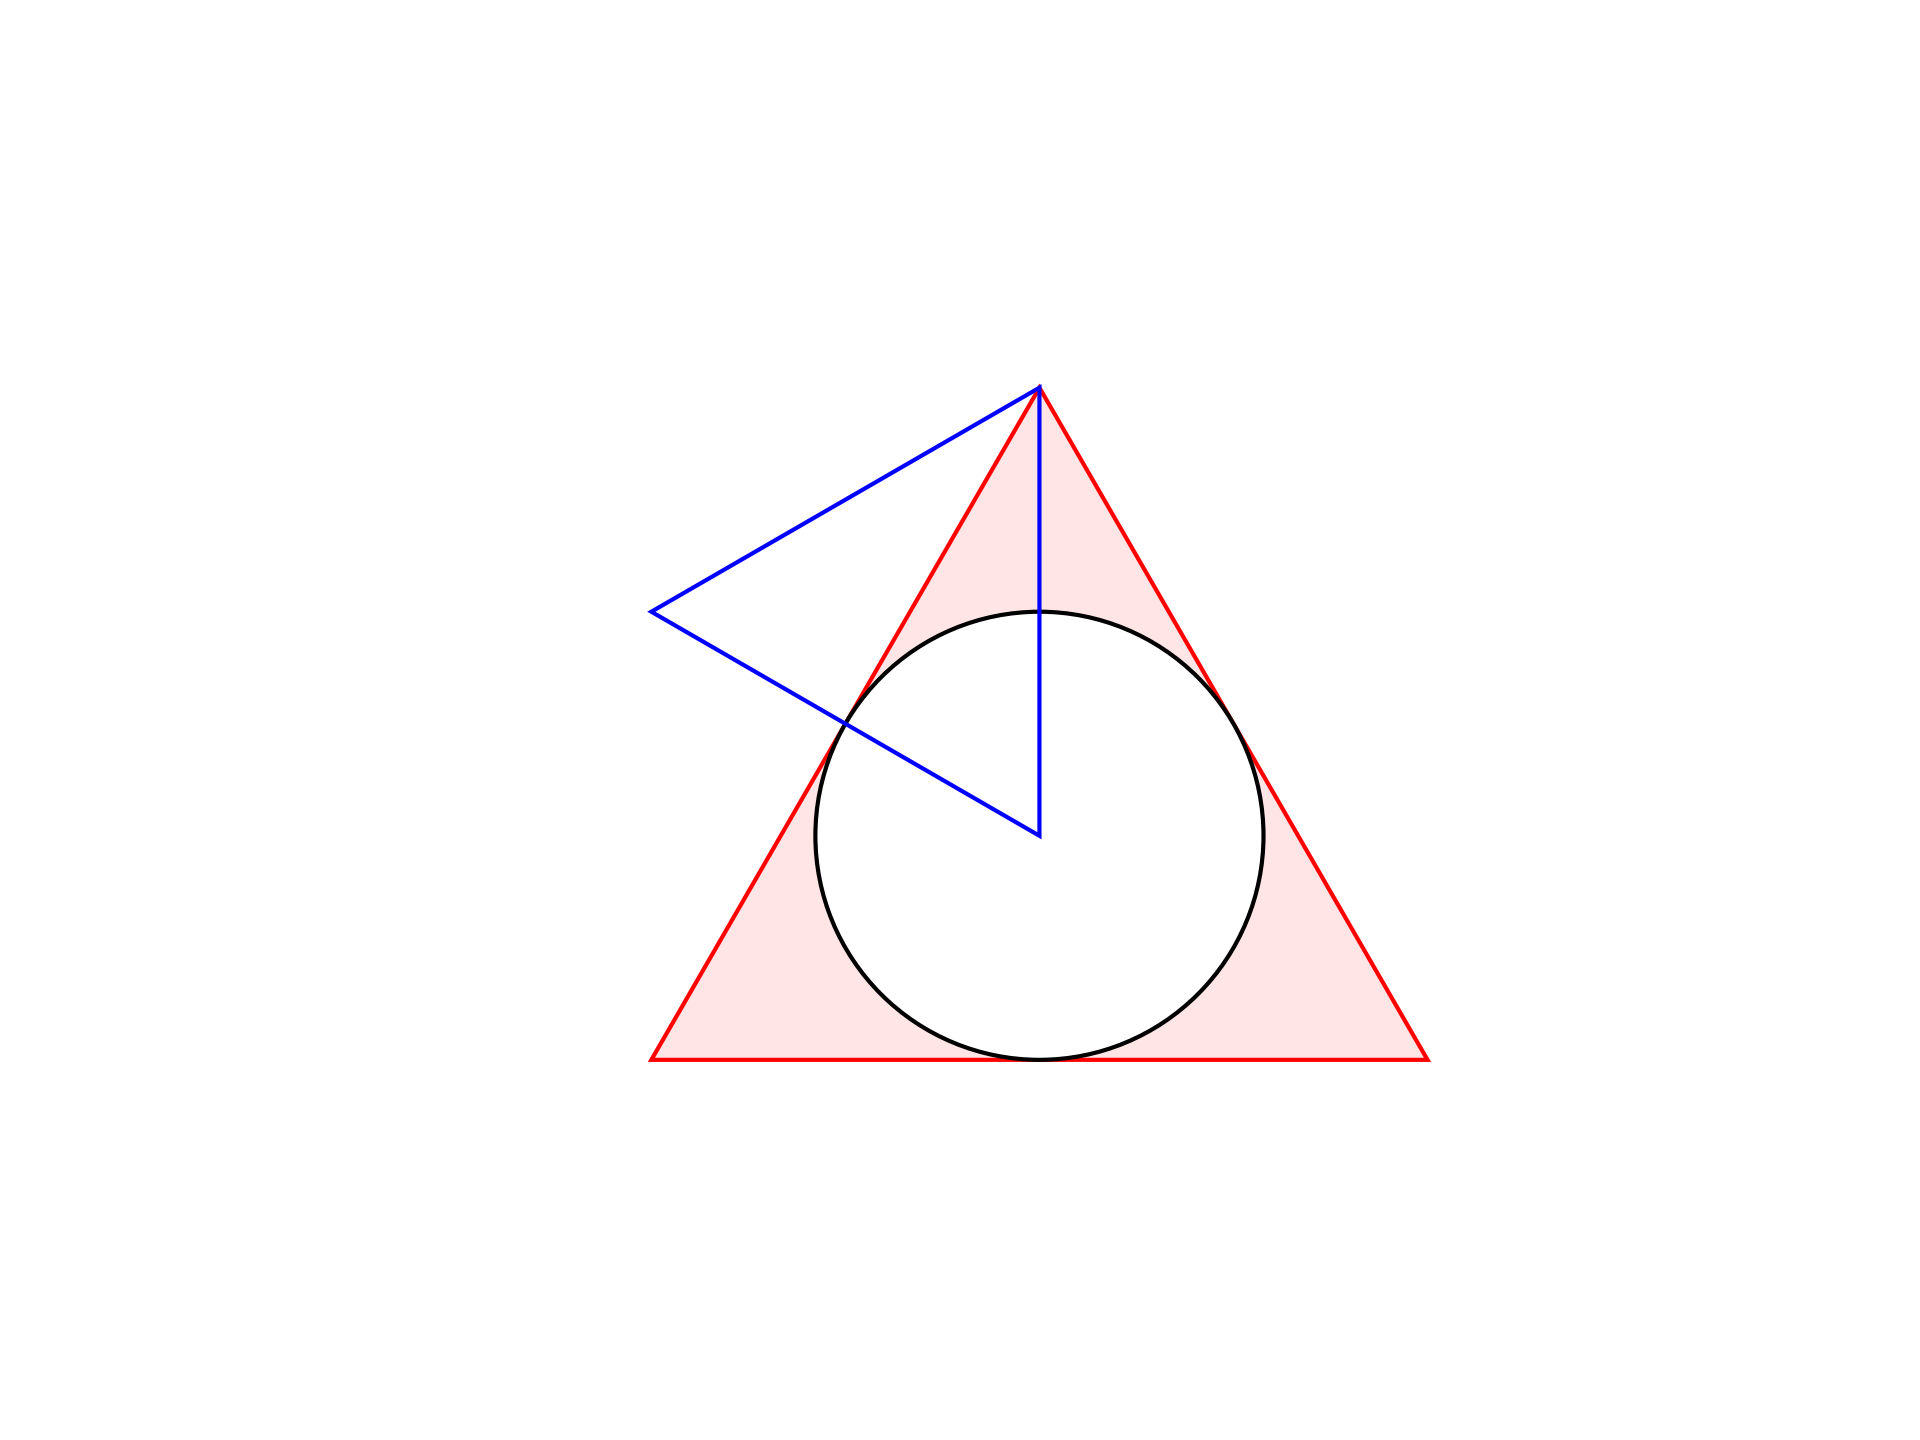

Here is the Python script that generated this plot:
import matplotlib.pyplot as plt
import numpy as np
import geometry as geo
import math

fig, ax = geo.init()
ax.set(xlim=(0,100), ylim=(0,100))

A = geo.Point(20,20)
B = geo.Point(90,20)

S = geo.get_point_at_angle_on_circle(
    60,[A,10])
T = geo.get_point_at_angle_on_circle(
    120,[B,10])
C = geo.xll([A,S],[B,T])

geo.opg(ax,[A,B,C])
geo.fpg(ax,[A,B,C])

iD = geo.get_incenter_and_bisectors(
    [A,B,C])

I = iD['I']
Y = iD['Y']
r = geo.get_length([I,Y])
cl = geo.get_circle(I,r,fc='white',ec='k')
ax.add_patch(cl)

D = geo.get_point_by_fractional_length(
    [I,Y],2.0)

geo.opg(ax,[C,I,D],ec='b')





geo.savefig(plt)
